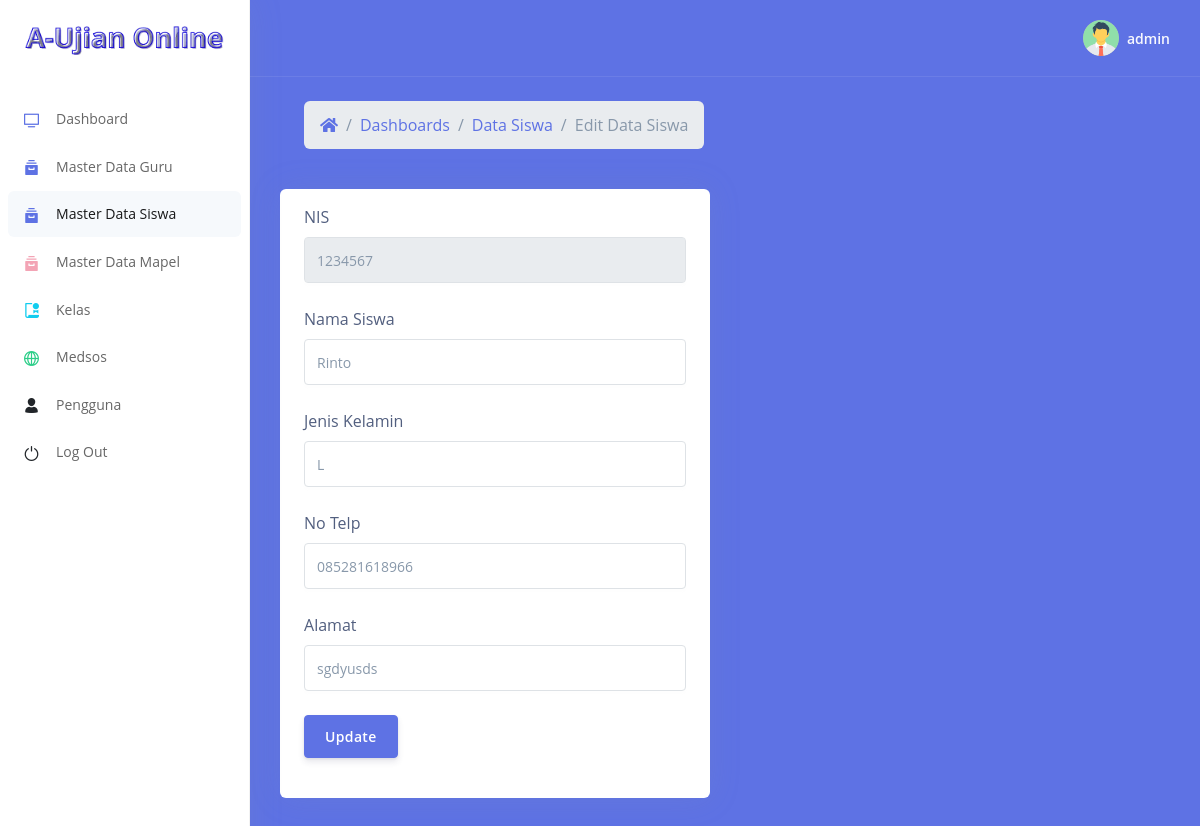
/siswa/edit.php?nis=1234567 (signed in), run on the app's committed database.
### tables this page shows
CREATE TABLE `siswa` (
  `nis` varchar(20) NOT NULL,
  `nama_siswa` varchar(50) NOT NULL,
  `jk` varchar(15) NOT NULL,
  `no_telp` varchar(12) NOT NULL,
  `alamat` text NOT NULL,
  `foto` text NOT NULL,
  `zona_waktu` varchar(25) NOT NULL
);

### siswa/edit.php (the view, shortened to what this page needs)
<?php
include'../koneksi.php';
$nis = mysqli_real_escape_string($koneksi, $_GET['nis']);
?>
<!DOCTYPE html>
<html>
<head>
  <link rel="stylesheet" href="../assets/vendor/nucleo/css/nucleo.css" type="text/css">
  <link rel="stylesheet" href="../assets/vendor/@fortawesome/fontawesome-free/css/all.min.css" type="text/css">
  <link rel="stylesheet" href="../assets/css/argon.css?v=1.2.0" type="text/css">
  <link href="../assets/datatables/dataTables.bootstrap4.min.css" rel="stylesheet">
</head>
<body>
  <nav class="sidenav navbar navbar-vertical  fixed-left  navbar-expand-xs navbar-light bg-white" id="sidenav-main">
    <div class="scrollbar-inner">
      <div class="sidenav-header  align-items-center">
        <a class="navbar-brand" href="javascript:void(0)">
          <img src="../assets/img/brand/aplikasi-ujian.png" class="navbar-brand-img" alt="...">
        </a>
      </div>
      <div class="navbar-inner">
        <div class="collapse navbar-collapse" id="sidenav-collapse-main">
          <ul class="navbar-nav">
            <li class="nav-item">
              <a class="nav-link" href="../index.php">
                <i class="ni ni-tv-2 text-primary"></i>
                <span class="nav-link-text">Dashboard</span>
              </a>
            </li>
            <li class="nav-item">
              <a class="nav-link" href="../guru/data_guru.php">
                <i class="ni ni-archive-2 text-primary"></i>
                <span class="nav-link-text">Master Data Guru</span>
              </a>
            </li>
            <li class="nav-item">
              <a class="nav-link active" href="data_siswa.php">
                <i class="ni ni-archive-2 text-primary"></i>
                <span class="nav-link-text">Master Data Siswa</span>
              </a>
            </li>
            <li class="nav-item">
              <a class="nav-link" href="../mapel/mapel.php">
                <i class="ni ni-archive-2 text-pink"></i>
                <span class="nav-link-text">Master Data Mapel</span>
              </a>
            </li>
            <li class="nav-item">
              <a class="nav-link" href="../kelas/kelas.php">
                <i class="ni ni-paper-diploma text-info"></i>
                <span class="nav-link-text">Kelas</span>
              </a>
            </li>
            <li class="nav-item">
              <a class="nav-link" href="../medsos/medsos.php">
                <i class="ni ni-world-2 text-success"></i>
                <span class="nav-link-text">Medsos</span>
              </a>
            </li>
            <li class="nav-item">
              <a class="nav-link" href="../pengguna/pengguna.php">
                <i class="ni ni-single-02 text-dark"></i>
                <span class="nav-link-text">Pengguna</span>
              </a>
            </li>
            <li class="nav-item">
              <a class="nav-link" href="../logout.php">
                <i class="ni ni-button-power text-dark"></i>
                <span class="nav-link-text">Log Out</span>
              </a>
            </li>
          </ul>
        </div>
      </div>
    </div>
  </nav>
  <div class="main-content" id="panel">
    <nav class="navbar navbar-top navbar-expand navbar-dark bg-primary border-bottom">
      <div class="container-fluid">
        <div class="collapse navbar-collapse" id="navbarSupportedContent">
          <ul class="navbar-nav align-items-center  ml-auto ml-md-0 ">
            <li class="nav-item dropdown">
              <a class="nav-link pr-0" href="#" role="button" data-toggle="dropdown" aria-haspopup="true" aria-expanded="false">
                <div class="media align-items-center">
                  <span class="avatar avatar-sm rounded-circle">
                    <img alt="Image placeholder" src="../assets/img/user.png">
                  </span>
                  <div class="media-body  ml-2  d-none d-lg-block">
                    <span class="mb-0 text-sm  font-weight-bold"><?= $_SESSION['username']; ?></span>
                  </div>
                </div>
              </a>
            </li>
          </ul>
        </div>
      </div>
    </nav>
    <div class="header bg-primary pb-6">
      <div class="container-fluid">
        <div class="header-body">
          <div class="row align-items-center py-4">
            <div class="col-lg-6 col-7">
              <nav aria-label="breadcrumb" class="d-none d-md-inline-block ml-md-4">
                <ol class="breadcrumb breadcrumb-links breadcrumb-dark">
                  <li class="breadcrumb-item"><a href="#"><i class="fas fa-home"></i></a></li>
                  <li class="breadcrumb-item"><a href="../index.php">Dashboards</a></li>
                  <li class="breadcrumb-item" aria-current="page"><a href="data_siswa.php">Data Siswa</a></li>
                  <li class="breadcrumb-item active" aria-current="page">Edit Data Siswa</li>
                </ol>
              </nav>
            </div>
          </div>
          <div class="row">
            <div class="col-xl-6">
              <div class="card  card-stats">
                <div class="card-body">
                  <?php
                  $data = mysqli_query($koneksi,"SELECT * FROM siswa WHERE nis='$nis'");
                  while ($tampil = mysqli_fetch_array($data)) {
                   ?>
                   <form action="" method="post">
                    <div class="form-group">
                      <label>NIS</label>
                      <input type="text" name="nis" value="<?= $tampil['nis']; ?>" class="form-control" readonly="readonly">
                    </div>
                    <div class="form-group">
                      <label>Nama Siswa</label>
                      <input type="text" name="nama_siswa" value="<?= $tampil['nama_siswa']; ?>" class="form-control">
                    </div>
                    <div class="form-group">
                      <label>Jenis Kelamin</label>
                      <input type="text" name="jk" value="<?= $tampil['jk']; ?>" class="form-control">
                    </div>
                    <div class="form-group">
                      <label>No Telp</label>
                      <input type="text" name="no_telp" value="<?= $tampil['no_telp']; ?>" class="form-control">
                    </div>
                    <div class="form-group">
                      <label>Alamat</label>
                      <input type="text" name="alamat" value="<?= $tampil['alamat']; ?>" class="form-control">
                    </div>
                    <div class="form-group">
                      <input type="submit" name="update" value="Update" class="btn btn-primary">
                    </div>
                  </form>
                <?php } ?>
              </div>
            </div>
          </div>
        </div>
      </div>
    </div>
  </div>
</div>
</body>
</html>

### data on the page
siswa: nis "1234567", nama_siswa "Rinto", jk "L", no_telp "085281618966", alamat "sgdyusds"

### other printed values
$_SESSION['username'] "admin"
